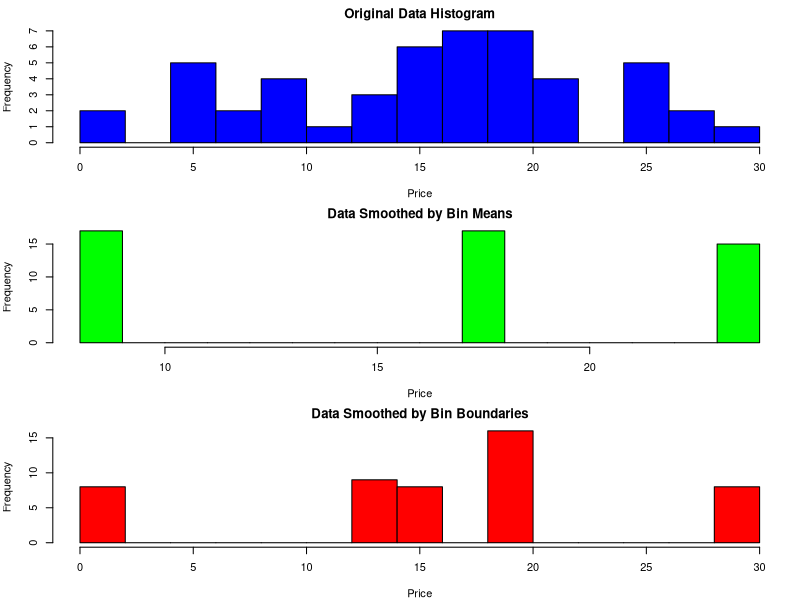

Generate this figure with R:
# Data
data <- c(1, 1, 5, 5, 5, 5, 5, 8, 8, 10, 10, 10, 10, 12, 14, 14, 14, 15, 15, 
          15, 15, 15, 15, 18, 18, 18, 18, 18, 18, 18, 20, 20, 20, 20, 20, 
          20, 20, 21, 21, 21, 21, 25, 25, 25, 25, 25, 28, 28, 30)

# Number of bins
k <- 3

# Equal-frequency partitioning
n <- length(data)
bin_size <- ceiling(n / k)
bins <- split(data, ceiling(seq_along(data) / bin_size))

# Smoothing by bin means
bin_means <- sapply(bins, mean)
smoothed_by_means <- unlist(lapply(1:length(bins), function(i) rep(bin_means[i], length(bins[[i]]))))

# Smoothing by bin boundaries
smoothed_by_boundaries <- unlist(lapply(bins, function(bin) {
  c(rep(min(bin), floor(length(bin) / 2)), rep(max(bin), ceiling(length(bin) / 2)))
}))

# Plotting histograms
# Adjust the plot margins and layout
par(mfrow=c(3, 1), mar=c(4, 4, 2, 1)) # Set up a 3-row plotting area with adjusted margins

# Original data histogram
hist(data, breaks=15, main='Original Data Histogram', xlab='Price', ylab='Frequency', col='blue')

# Smoothed by bin means histogram
hist(smoothed_by_means, breaks=15, main='Data Smoothed by Bin Means', xlab='Price', ylab='Frequency', col='green')

# Smoothed by bin boundaries histogram
hist(smoothed_by_boundaries, breaks=15, main='Data Smoothed by Bin Boundaries', xlab='Price', ylab='Frequency', col='red')
